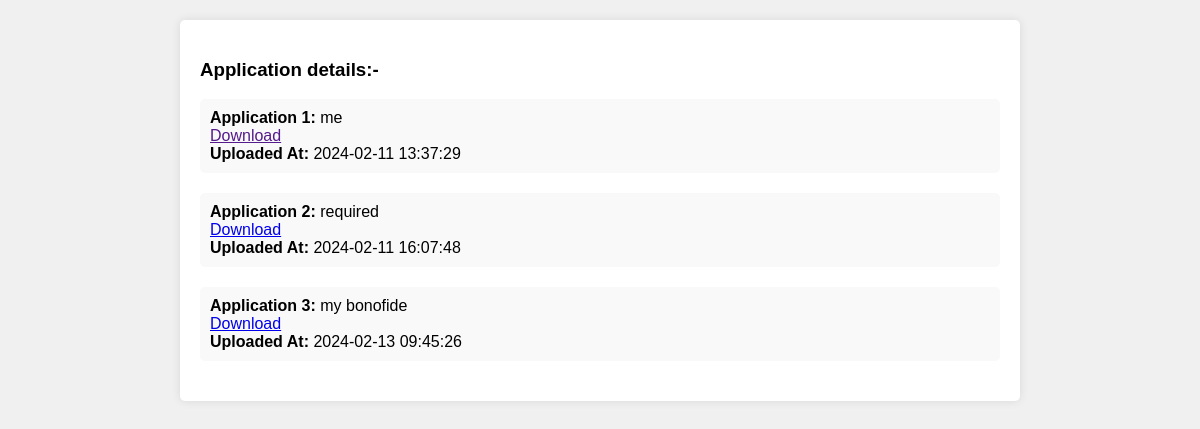
Screenshot of /bonafide_fc.php with the database file from the repository.
### tables this page shows
CREATE TABLE `bonafide` (
  `id` int(100) NOT NULL,
  `name` varchar(255) NOT NULL,
  `size` int(100) NOT NULL,
  `type` varchar(255) NOT NULL,
  `path` varchar(255) NOT NULL,
  `text` varchar(500) NOT NULL,
  `uploaded at` timestamp NOT NULL DEFAULT current_timestamp()
);

### bonafide_fc.php (the view, shortened to what this page needs)
<!DOCTYPE html>
<html lang="en">
<head>
</head>
<body>
  <div class="container">
    <div class="quiz-history">
      <h3>Application details:-</h3>
      <?php
      include("login.php");
      $sql = "SELECT * FROM bonafide";
      $result = mysqli_query($con, $sql);
      if (mysqli_num_rows($result) > 0) {
          $count = 1;
          while ($row = mysqli_fetch_assoc($result)) {
              echo "<div class='exam'>";
              echo "<p><strong>Application $count:</strong> " . $row["text"] . "</p>";
              echo "<a href='" . $row["path"] . "' target='_blank'>Download</a><br>";
              echo "<p><strong>Uploaded At:</strong> " . $row["uploaded at"] . "</p>";
              echo "</div>";
              $count++;
          }
      } else {
          echo "No updates regarding exams.";
      }
      ?>
    </div>
  </div>
</body>
</html>

### bonafide_fc.php (style rules this page uses)
body { font-family: Arial, sans-serif; background-color: #f0f0f0; margin: 0; padding: 0; }
.container { max-width: 800px; margin: 20px auto; padding: 20px; background-color: #fff; border-radius: 5px; box-shadow: 0 0 10px rgba(0, 0, 0, 0.1); }
.exam { margin-bottom: 20px; padding: 10px; background-color: #f9f9f9; border-radius: 5px; }
.exam p { margin: 0; }

### rows the page displays
bonafide: text "me", uploaded at "2024-02-11 13:37:29"
bonafide: text "required", uploaded at "2024-02-11 16:07:48"
bonafide: text "my bonofide", uploaded at "2024-02-13 09:45:26"
